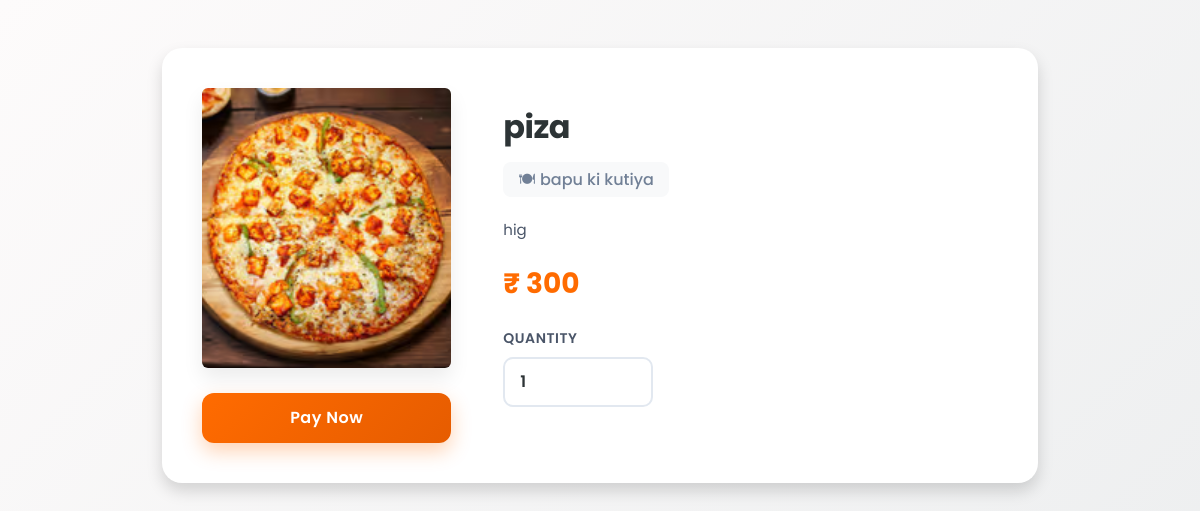
Screenshot of /paynow/1 (signed in) with the database file from the repository.
### app/models.py (models this page shows)
class Item(models.Model):
    restaurant = models.ForeignKey(Restaurant, on_delete=models.CASCADE)
    itemname = models.CharField(max_length=100)
    itemprice = models.IntegerField()
    itemdesc = models.TextField()
    itemimage = models.ImageField(upload_to='items/')
    itemcategory = models.CharField(max_length=50)
    rating = models.FloatField(default=0)
    is_available = models.BooleanField(default=True)

class Restaurant(models.Model):
    restaurantname = models.CharField(max_length=100)
    restaurantcontact = models.BigIntegerField()
    restaurantaddress = models.TextField()
    images=models.ImageField(upload_to='images/')

### app/views.py (the view)
# urls.py: path('paynow/<int:pk>', views.paynow, name='paynow'),
def paynow(req, pk):
    if 'user_id' in req.session or 'a_data' in req.session:
        item_details = Item.objects.get(id=pk)
        return render(req,'payment.html',{
            'item_details': item_details
        })
    else:
        return redirect('login')

### app/templates/payment.html (shortened to what this page needs)
<!DOCTYPE html>
<html>
<head>
    <link href="https://cdn.jsdelivr.net/npm/bootstrap@5.3.2/dist/css/bootstrap.min.css" rel="stylesheet">
</head>
<body>
    <div class="container mt-5">
        <div class="card shadow p-4">
            <form method="POST" action="{% url 'payment_amount' item_details.id %}">
                <div class="row">
                    <div class="col-md-4">
                        <img src="{{ item_details.itemimage.url }}" class="img-fluid rounded">
                        <button class="btn btn-success">Pay Now</button>
                    </div>
                    <div class="col-md-8">
                        <h3>{{ item_details.itemname }}</h3>
                        <h6 class="text-muted">
                            🍽 {{ item_details.restaurant.restaurantname }}
                        </h6>
                        <p>
                            {{ item_details.itemdesc }}
                        </p>
                        <h5 class="text-success">
                            ₹ {{ item_details.itemprice }}
                        </h5>
                        <div class="mb-3">
                            <label class="form-label">Quantity</label>
                            <input type="number" name="quantity" value="1"
                                class="form-control" min="1" required>
                        </div>
                    </div>
                </div>
            </form>
        </div>
    </div>
</body>
</html>

### app/templates/payment.html (style rules this page uses)
body { font-family: 'Poppins', sans-serif; background: linear-gradient(135deg, #fdfbfb 0%, #ebedee 100%); min-height: 100vh; color: #333; }
.container { max-width: 900px; }
.card { border: none; border-radius: 20px; background: #ffffff; box-shadow: 0 15px 35px rgba(0,0,0,0.05); padding: 40px !important; margin-bottom: 50px; transition: all 0.3s ease; }
.card img { border-radius: 16px; height: 280px; width: 100%; object-fit: cover; box-shadow: 0 10px 20px rgba(0,0,0,0.08); transition: transform 0.3s ease; }
.col-md-4 { display: flex; flex-direction: column; gap: 15px; }
.col-md-8 { display: flex; flex-direction: column; justify-content: center; padding-left: 40px !important; }
h3 { font-weight: 700; color: #2d3436; font-size: 32px; margin-bottom: 15px; letter-spacing: -0.5px; }
h6.text-muted { font-size: 16px; font-weight: 500; color: #718096 !important; margin-bottom: 20px; background: #f8f9fa; padding: 8px 15px; border-radius: 8px; display: inline-block; width: fit-content; }
p { font-size: 15px; line-height: 1.7; color: #4a5568; margin-bottom: 25px; }
.text-success { color: #ff6b00 !important; font-weight: 700; font-size: 28px; margin-bottom: 25px; }
.form-label { font-weight: 600; color: #4a5568; margin-bottom: 8px; font-size: 14px; text-transform: uppercase; letter-spacing: 0.5px; }
input[type="number"] { border-radius: 10px; height: 50px; border: 2px solid #e2e8f0; font-weight: 600; font-size: 16px; color: #2d3436; padding-left: 15px; transition: all 0.3s ease; box-shadow: none !important; max-width: 150px; }
button.btn-success { background: linear-gradient(135deg, #ff6b00 0%, #e65c00 100%); border: none; width: 100%; height: 50px; font-weight: 600; font-size: 16px; letter-spacing: 0.5px; border-radius: 12px; margin-top: 10px; box-shadow: 0 8px 20px rgba(255, 107, 0, 0.3); transition: all 0.3s ease; }

### rows the page displays
Item: itemimage (picture), itemname "piza", restaurant.restaurantname "bapu ki kutiya", itemdesc "hig", itemprice "300"
